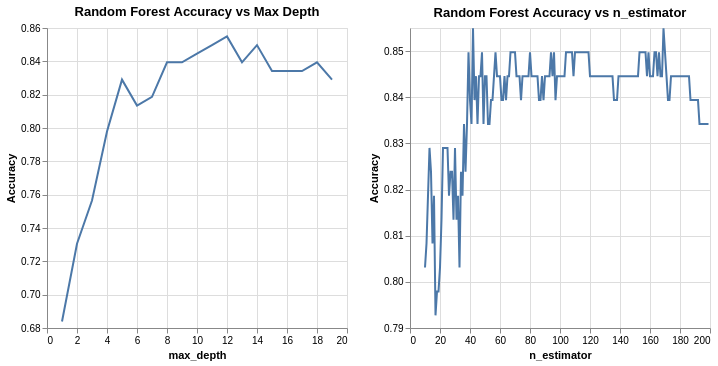

Here is the notebook cell this chart was saved with:
### Markdown cell above
### Accuracy vs n_estimators

### Code cell
estimate_chart = alt.Chart(rf["n_estimate_df"]).mark_line().encode(
    alt.X("n_estimator", scale=alt.Scale(zero=False)),
    alt.Y("Accuracy", scale=alt.Scale(zero=False)),
    tooltip=["n_estimator", "Accuracy"]
).properties(title="Random Forest Accuracy vs n_estimator")

max_depth_chart | estimate_chart

### Figure 1 — Vega-Lite specification as saved in the notebook (floating-point values rounded to 4 significant figures; data arrays with more than 128 entries replaced by an {"elided": "..."} marker saying what was removed)
{"config": {"view": {"continuousWidth": 300, "continuousHeight": 300}}, "hconcat": [{"data": {"name": "data-bb889bb349cd3e03083312c44e646ab9"}, "mark": {"type": "line"}, "encoding": {"tooltip": [{"field": "max_depth", "type": "quantitative"}, {"field": "Accuracy", "type": "quantitative"}], "x": {"field": "max_depth", "scale": {"zero": false}, "type": "quantitative"}, "y": {"field": "Accuracy", "scale": {"zero": false}, "type": "quantitative"}}, "title": "Random Forest Accuracy vs Max Depth"}, {"data": {"name": "data-a9efe1d46f092e3e98a441ce69a4526f"}, "mark": {"type": "line"}, "encoding": {"tooltip": [{"field": "n_estimator", "type": "quantitative"}, {"field": "Accuracy", "type": "quantitative"}], "x": {"field": "n_estimator", "scale": {"zero": false}, "type": "quantitative"}, "y": {"field": "Accuracy", "scale": {"zero": false}, "type": "quantitative"}}, "title": "Random Forest Accuracy vs n_estimator"}], "$schema": "https://vega.github.io/schema/vega-lite/v6.1.0.json", "datasets": {"data-bb889bb349cd3e03083312c44e646ab9": [{"max_depth": 1, "Accuracy": 0.6839}, {"max_depth": 2, "Accuracy": 0.7306}, {"max_depth": 3, "Accuracy": 0.7565}, {"max_depth": 4, "Accuracy": 0.7979}, {"max_depth": 5, "Accuracy": 0.829}, {"max_depth": 6, "Accuracy": 0.8135}, {"max_depth": 7, "Accuracy": 0.8187}, {"max_depth": 8, "Accuracy": 0.8394}, {"max_depth": 9, "Accuracy": 0.8394}, {"max_depth": 10, "Accuracy": 0.8446}, {"max_depth": 11, "Accuracy": 0.8497}, {"max_depth": 12, "Accuracy": 0.8549}, {"max_depth": 13, "Accuracy": 0.8394}, {"max_depth": 14, "Accuracy": 0.8497}, {"max_depth": 15, "Accuracy": 0.8342}, {"max_depth": 16, "Accuracy": 0.8342}, {"max_depth": 17, "Accuracy": 0.8342}, {"max_depth": 18, "Accuracy": 0.8394}, {"max_depth": 19, "Accuracy": 0.829}], "data-a9efe1d46f092e3e98a441ce69a4526f": {"elided": "190 records"}}}
